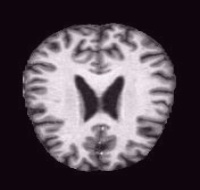
#> input picture normal_dataset/0_NonDemented/026536fe-d291-4102-ba36-0cb762b9f5fd.jpg, 200 x 190 px; its folder holds only this picture in this run
$ python preprocess.py
#> lines starting #> are read from the running program, lines starting #| are printed output that depends on the picture
"""
Step 1: run ONCE (or whenever you change image size / HOG settings).
Reads all images, extracts HOG features, and saves them to features.npz.

Expected layout: DATA_DIR contains one subfolder per class, each full of .jpg images.
"""
import os
import numpy as np
from skimage import io, color, transform
from skimage.feature import hog

DATA_DIR = "normal_dataset"            # <-- parent folder that contains the 4 class folders
OUT_FILE = "features.npz"
IMG_SIZE = (128, 128)
HOG_PARAMS = dict(orientations=9, pixels_per_cell=(16, 16), cells_per_block=(2, 2))
IMG_EXTS = (".jpg", ".jpeg", ".png")


def main():
    class_names = sorted(
        d for d in os.listdir(DATA_DIR) if os.path.isdir(os.path.join(DATA_DIR, d))
    )
    if not class_names:
        raise SystemExit(f"No class folders found inside {DATA_DIR!r}. Check DATA_DIR.")
    print("Classes found:", class_names)

    features, labels, paths = [], [], []
    for label, cls in enumerate(class_names):
        folder = os.path.join(DATA_DIR, cls)
        files = sorted(f for f in os.listdir(folder) if f.lower().endswith(IMG_EXTS))
        print(f"  {cls}: {len(files)} images")
        for i, fname in enumerate(files):
            img = io.imread(os.path.join(folder, fname))
#> img is the input picture: shape (190, 200, 3); mean R, G, B 85.1, 75.1, 83.1
            if img.ndim == 3:
                img = color.rgb2gray(img[..., :3])
#> img: shape (190, 200) float64
            img = transform.resize(img, IMG_SIZE, anti_aliasing=True)
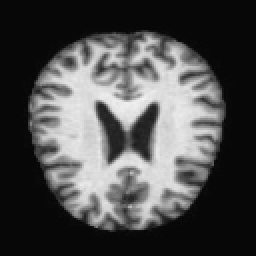
#> img: shape (128, 128) float64 (shown 2 times larger); min 0.0187, max 0.953, mean 0.305
            features.append(hog(img, **HOG_PARAMS))
            labels.append(label)
            paths.append(os.path.join(cls, fname))
            if (i + 1) % 500 == 0:
                print(f"    processed {i + 1}/{len(files)}")
#> pass 2 of the loop in main, `for label, cls in enumerate(class_names):`:
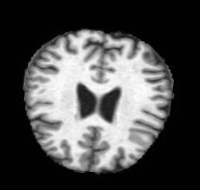
#> input picture normal_dataset/1_VeryMildDemented/087f3455-9d78-4cd4-9fcd-d11051458af3.jpg, 200 x 190 px
#> in main, img is the input picture: shape (190, 200, 3); min 0, max 252, mean 77
#> in main, `img = transform.resize(img, IMG_SIZE, anti_aliasing=True)`:
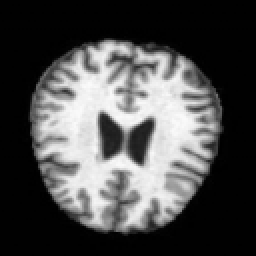
#> img: shape (128, 128) float64 (shown 2 times larger); min 1.4e-05, max 0.984, mean 0.302

    X = np.array(features, dtype=np.float32)
    y = np.array(labels)
    np.savez_compressed(
        OUT_FILE, X=X, y=y, class_names=np.array(class_names), paths=np.array(paths)
    )
    print(f"Saved {OUT_FILE}: X={X.shape}, y={y.shape}")
#| Saved features.npz: X=(2, 1764), y=(2,)


if __name__ == "__main__":
    main()
